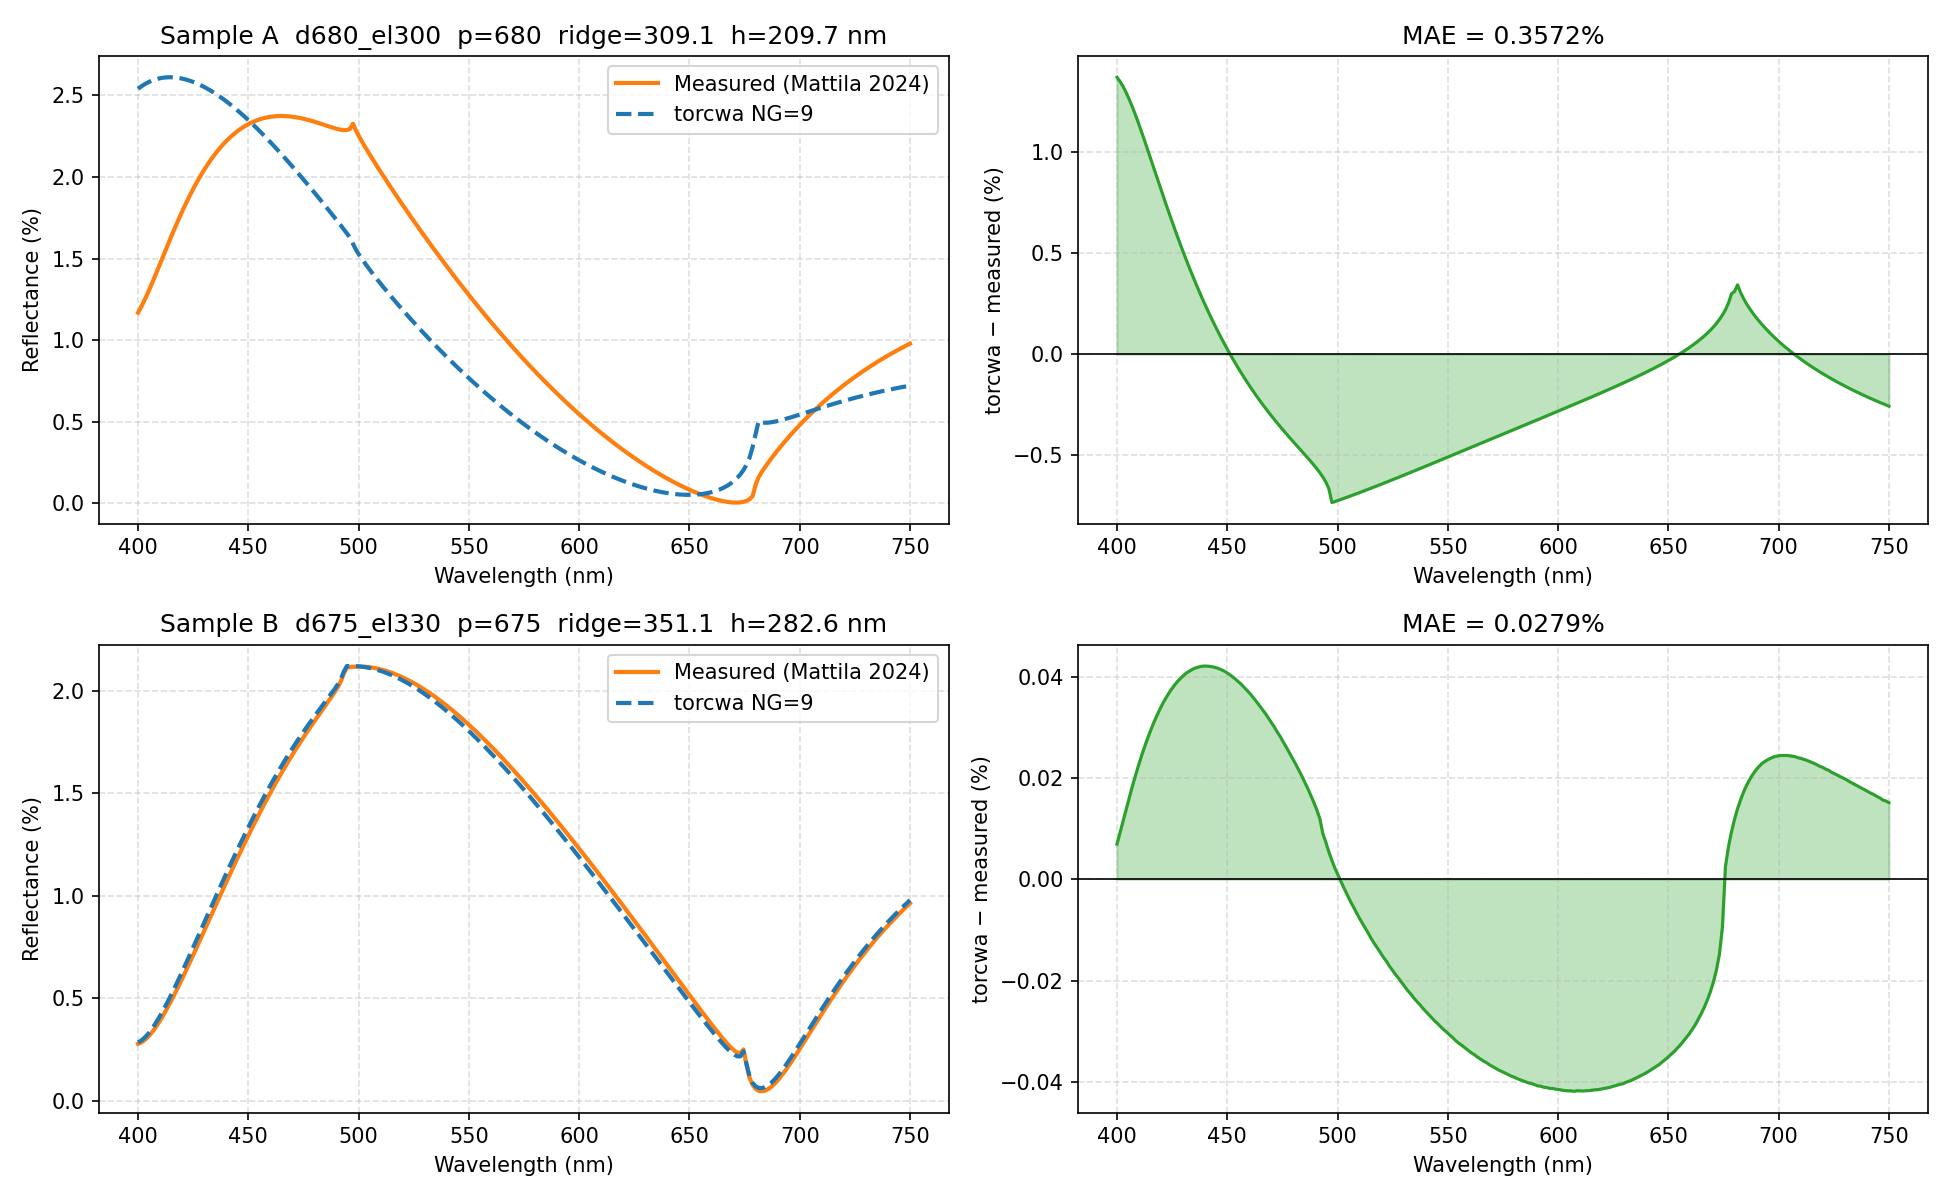

This chart was generated by the following Python code:
"""
High-precision torcwa simulation of Sample A and Sample B (Mattila 2024).

Sample A : v1_A_256.h5  key d680_el300  → period=680  pillar=309.1  h=209.7 nm
Sample B : v1_B_256.h5  key d675_el330  → period=675  pillar=351.1  h=282.6 nm

Both keys are fixed — no nearest-neighbour search.

GPU parallelism: each sample's 256 wavelengths are split into WL_CHUNKS chunks.
Total tasks = N_SAMPLES × WL_CHUNKS, run by ProcessPoolExecutor(N_WORKERS).
This keeps the GPU fed continuously (same pattern as run_parallel_gen.ps1).

Usage:
    python validation/simulate_samples_AB.py
"""

import io, os, time
import numpy as np
import yaml
import h5py
from scipy.interpolate import interp1d
from concurrent.futures import ProcessPoolExecutor, as_completed
import matplotlib
matplotlib.use("Agg")
import matplotlib.pyplot as plt

# ── Settings ──────────────────────────────────────────────────────────────────
NG        = 9        # harmonic orders; NX >= 2*NG+1 = 19
NX        = 21
WL_CHUNKS = 4        # split 256 wavelengths into 4 chunks per sample
N_WORKERS = 4        # parallel processes → 4 GPU work streams

# ── Paths ─────────────────────────────────────────────────────────────────────
BASE = os.path.dirname(os.path.abspath(__file__))

_DB_CANDIDATES = [
    "/mnt/c/Users/user/.refractiveindex.info-database/data",
    os.path.join(os.path.expanduser("~"), ".refractiveindex.info-database", "data"),
]
DB = next((p for p in _DB_CANDIDATES if os.path.isdir(p)), None)


# ── Worker: runs inside a subprocess ──────────────────────────────────────────
_w_dev  = None
_w_eps  = None   # (N_wl,) complex128 array loaded once per worker

def _worker_init():
    import torch, torcwa, yaml, io
    import numpy as np
    from scipy.interpolate import interp1d
    global _w_dev, _w_eps
    _w_dev = torch.device("cuda" if torch.cuda.is_available() else "cpu")


def _worker_fn(args):
    """Simulate a wavelength chunk for one sample. Returns (task_id, R_chunk)."""
    import torch, torcwa, yaml, io
    import numpy as np
    from scipy.interpolate import interp1d

    task_id, period_nm, pillar_nm, height_nm, wl_chunk_nm = args

    dev       = torch.device("cuda" if torch.cuda.is_available() else "cpu")
    sim_dtype = torch.complex64   # fp32 is fine on RTX; fp64 throughput is 32× slower

    # Load SiO2 eps for this chunk's wavelengths
    with open(os.path.join(DB, "main/SiO2/nk/Franta.yml"), encoding="utf-8") as f:
        data = yaml.safe_load(f)
    for blk in data["DATA"]:
        rows = np.array([[float(v) for v in ln.split()]
                         for ln in io.StringIO(blk["data"]).readlines() if ln.strip()])
        wl_db, n_db, k_db = rows[:, 0] * 1000, rows[:, 1], rows[:, 2]
    n_fn = interp1d(wl_db, n_db, kind="cubic", fill_value="extrapolate")
    k_fn = interp1d(wl_db, k_db, kind="cubic", fill_value="extrapolate")
    eps_chunk = (n_fn(wl_chunk_nm) + 1j * k_fn(wl_chunk_nm)) ** 2

    p   = period_nm / 1000.0
    w   = pillar_nm / 1000.0
    h   = height_nm / 1000.0
    wl_um = wl_chunk_nm / 1000.0

    sio2_cols = int(NX * (w / p))

    results = []
    for i, wl in enumerate(wl_um):
        ep = complex(eps_chunk[i])
        try:
            sim = torcwa.rcwa(
                freq=1.0 / wl,
                order=[1, NG],
                L=[p, p],
                dtype=sim_dtype,
                device=dev,
            )
            sim.add_input_layer(eps=torch.tensor(1.0,  dtype=sim_dtype, device=dev))
            sim.add_output_layer(eps=torch.tensor(ep,   dtype=sim_dtype, device=dev))
            sim.set_incident_angle(inc_ang=1e-6, azi_ang=0.0)

            ep_grid = torch.ones(NX, NX, dtype=sim_dtype, device=dev)
            ep_grid[:, :sio2_cols] = ep

            sim.add_layer(thickness=h, eps=ep_grid)
            sim.source_planewave(amplitude=[1.0, 0.0], direction="forward")
            sim.solve_global_smatrix()

            R = sim.S_parameters(
                orders=[0, 0], direction="forward",
                port="reflection", polarization="xx", ref_order=[0, 0],
            )
            results.append(float(abs(R) ** 2))
        except Exception:
            results.append(float("nan"))

    arr = np.array(results, dtype=np.float32)
    nans = np.isnan(arr)
    if nans.any():
        x = np.arange(len(arr))
        arr[nans] = np.interp(x[nans], x[~nans], arr[~nans])
    return task_id, arr


# ── Load samples ───────────────────────────────────────────────────────────────
def load_sample(h5_path, key):
    with h5py.File(h5_path, "r") as f:
        wl_nm  = f["lambda"][:].flatten()
        params = f["params"][key][0]
        eta_r  = f["eta_r"][key][0]
    period = params[0]
    height = params[1]
    groove = params[2]
    pillar = period - groove
    return {"period": period, "pillar": pillar, "height": height,
            "wl_nm": wl_nm, "eta_r_meas": eta_r}


# ── Main ───────────────────────────────────────────────────────────────────────
if __name__ == "__main__":
    if DB is None:
        raise RuntimeError("refractiveindex database not found.")

    import torch
    device = torch.device("cuda" if torch.cuda.is_available() else "cpu")
    print(f"Device  : {device}")
    print(f"NG={NG}  NX={NX}  WL_CHUNKS={WL_CHUNKS}  N_WORKERS={N_WORKERS}\n")

    sa = load_sample(os.path.join(BASE, "v1_A_256.h5"), "d680_el300")
    sb = load_sample(os.path.join(BASE, "v1_B_256.h5"), "d675_el330")

    samples = [
        {"label": f"Sample A  d680_el300  p={sa['period']:.0f}  ridge={sa['pillar']:.1f}  h={sa['height']:.1f} nm", **sa},
        {"label": f"Sample B  d675_el330  p={sb['period']:.0f}  ridge={sb['pillar']:.1f}  h={sb['height']:.1f} nm", **sb},
    ]

    for s in samples:
        print(f"  {s['label']}")

    # Build tasks: (task_id, period, pillar, height, wl_chunk_nm)
    tasks = {}   # task_id → (sample_idx, wl_indices)
    task_list = []
    task_id = 0
    for si, s in enumerate(samples):
        wl_nm = s["wl_nm"]
        chunk_indices = np.array_split(np.arange(len(wl_nm)), WL_CHUNKS)
        for ci, idx in enumerate(chunk_indices):
            tasks[task_id] = (si, idx)
            task_list.append((task_id, s["period"], s["pillar"], s["height"], wl_nm[idx]))
            task_id += 1

    print(f"\nTotal tasks: {len(task_list)}  ({WL_CHUNKS} chunks × {len(samples)} samples)")
    print(f"Running with {N_WORKERS} parallel workers ...\n")

    # Collect into per-sample buffers
    R_buffers = [np.full(len(s["wl_nm"]), np.nan, dtype=np.float32) for s in samples]

    t0 = time.perf_counter()
    with ProcessPoolExecutor(max_workers=N_WORKERS, initializer=_worker_init) as pool:
        futures = {pool.submit(_worker_fn, t): t[0] for t in task_list}
        done = 0
        for future in as_completed(futures):
            tid, R_chunk = future.result()
            si, idx      = tasks[tid]
            R_buffers[si][idx] = R_chunk
            done += 1
            print(f"  [{done}/{len(task_list)}] sample={si}  chunk wl={samples[si]['wl_nm'][idx[0]]:.0f}-{samples[si]['wl_nm'][idx[-1]]:.0f} nm  done")

    dt = time.perf_counter() - t0
    print(f"\nAll done in {dt:.1f}s\n")

    # ── Plot ───────────────────────────────────────────────────────────────────
    fig, axes = plt.subplots(2, 2, figsize=(13, 8))

    maes = []
    for i, s in enumerate(samples):
        wl_nm    = s["wl_nm"]
        R_sim    = R_buffers[i]
        eta_meas = s["eta_r_meas"]
        mae      = float(np.abs(R_sim - eta_meas).mean() * 100)
        maes.append(mae)
        print(f"{s['label']}  MAE={mae:.4f}%")

        ax0, ax1 = axes[i]
        ax0.plot(wl_nm, eta_meas * 100, "C1-",  lw=2, label="Measured (Mattila 2024)")
        ax0.plot(wl_nm, R_sim    * 100, "C0--", lw=2, label=f"torcwa NG={NG}")
        ax0.set_xlabel("Wavelength (nm)")
        ax0.set_ylabel("Reflectance (%)")
        ax0.set_title(s["label"])
        ax0.legend()
        ax0.grid(True, ls="--", alpha=0.4)

        diff = (R_sim - eta_meas) * 100
        ax1.plot(wl_nm, diff, "C2-", lw=1.5)
        ax1.axhline(0, color="k", lw=0.8)
        ax1.fill_between(wl_nm, diff, alpha=0.3, color="C2")
        ax1.set_xlabel("Wavelength (nm)")
        ax1.set_ylabel("torcwa − measured (%)")
        ax1.set_title(f"MAE = {mae:.4f}%")
        ax1.grid(True, ls="--", alpha=0.4)

    plt.tight_layout()
    out = os.path.join(BASE, "simulate_samples_AB.png")
    plt.savefig(out, dpi=150)
    print(f"\nSaved: {out}")

    print("\n=== SUMMARY ===")
    for s, mae in zip(samples, maes):
        print(f"  {s['label']}  MAE={mae:.4f}%  [{'PASS' if mae < 2.0 else 'CHECK'}]")
